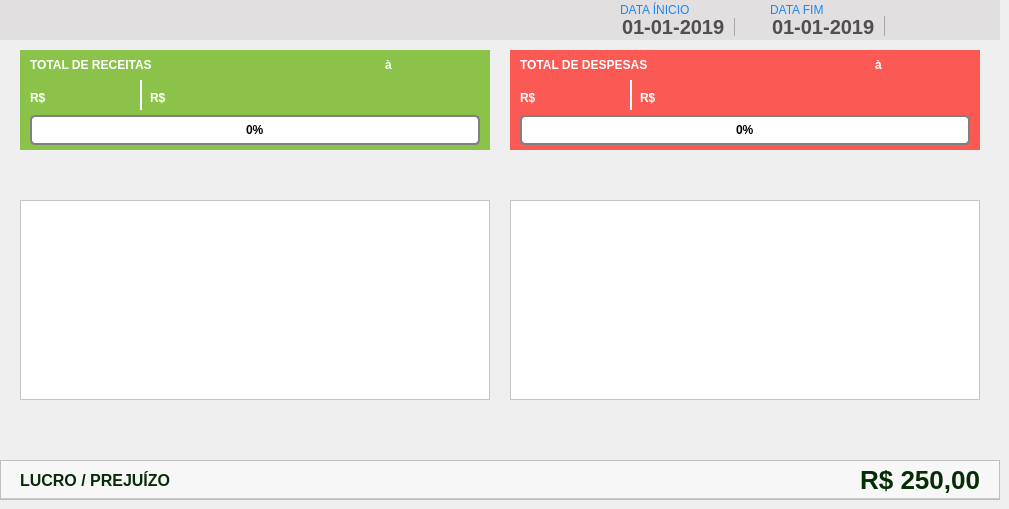
    <widget class="QWidget" name="tab_MovCaixa">
     <attribute name="icon">
      <iconset>
       <normaloff>../Images/home.png</normaloff>../Images/home.png</iconset>
     </attribute>
     <attribute name="title">
      <string>MOVIMENTO DE CAIXA</string>
     </attribute>
     <widget class="QFrame" name="fr_TopoMenuMovimento">
      <property name="geometry">
       <rect>
        <x>0</x>
        <y>0</y>
        <width>1000</width>
        <height>40</height>
       </rect>
      </property>
      <property name="styleSheet">
       <string notr="true">background:#E1DFE0;
border: none;</string>
      </property>
      <widget class="QPushButton" name="bt_BuscaMovimento">
       <property name="geometry">
        <rect>
         <x>920</x>
         <y>5</y>
         <width>30</width>
         <height>30</height>
        </rect>
       </property>
       <property name="font">
        <font>
         <family>Arial</family>
        </font>
       </property>
       <property name="cursor">
        <cursorShape>PointingHandCursor</cursorShape>
       </property>
       <property name="focusPolicy">
        <enum>Qt::NoFocus</enum>
       </property>
       <property name="contextMenuPolicy">
        <enum>Qt::NoContextMenu</enum>
       </property>
       <property name="toolTip">
        <string>BUSCAR</string>
       </property>
       <property name="styleSheet">
        <string notr="true"/>
       </property>
       <property name="text">
        <string/>
       </property>
      </widget>
      <widget class="QPushButton" name="bt_PrintMovimento">
       <property name="geometry">
        <rect>
         <x>960</x>
         <y>5</y>
         <width>30</width>
         <height>30</height>
        </rect>
       </property>
       <property name="font">
        <font>
         <family>Arial</family>
        </font>
       </property>
       <property name="cursor">
        <cursorShape>PointingHandCursor</cursorShape>
       </property>
       <property name="focusPolicy">
        <enum>Qt::NoFocus</enum>
       </property>
       <property name="contextMenuPolicy">
        <enum>Qt::NoContextMenu</enum>
       </property>
       <property name="toolTip">
        <string>IMPRIMIR</string>
       </property>
       <property name="text">
        <string/>
       </property>
      </widget>
      <widget class="QDateEdit" name="dt_InicioMovimento">
       <property name="geometry">
        <rect>
         <x>620</x>
         <y>16</y>
         <width>140</width>
         <height>20</height>
        </rect>
       </property>
       <property name="styleSheet">
        <string notr="true">QDateEdit {
background: #E1DFE0;
border: none;
font-family: &quot;Arial&quot;;
font-size: 20px;
font-weight: bold;
color: rgb(80,79,79)
}
 QDateEdit::drop-down {
     subcontrol-origin: padding;
     subcontrol-position: top right;
     width: 25px;
     border-left-width: 1px;
     border-left-color: darkgray;
     border-left-style: solid; /* just a single line */
     border-top-right-radius: 3px; /* same radius as the QComboBox */
     border-bottom-right-radius: 3px;
 }
QDateEdit::down-arrow {
     image: url("+self.resourcepath('Images/down.png')+");
 }
QCalendarWidget QAbstractItemView:enabled 
  {
border: none;
  	font-size:13px;  
  	color: #000;  
  	background-color: #F1F1F1;  
  	selection-background-color: rgb(64, 64, 64); 
  	selection-color: rgb(0, 255, 0); 
  }
QCalendarWidget QToolButton {
	border: none;
  	color: #000
  }

 QCalendarWidget QMenu {
  	width: 150px;
  	left: 20px;
  	color: white;
  	font-size: 18px;
  	background-color: rgb(100, 100, 100);
  }
QCalendarWidget QWidget#qt_calendar_navigationbar
{ 
border: none;
}</string>
       </property>
       <property name="minimumDate">
        <date>
         <year>2019</year>
         <month>1</month>
         <day>1</day>
        </date>
       </property>
       <property name="currentSection">
        <enum>QDateTimeEdit::DaySection</enum>
       </property>
       <property name="displayFormat">
        <string>dd-MM-yyyy</string>
       </property>
       <property name="calendarPopup">
        <bool>true</bool>
       </property>
       <property name="timeSpec">
        <enum>Qt::TimeZone</enum>
       </property>
      </widget>
      <widget class="QLabel" name="lb_FormVenda_21">
       <property name="geometry">
        <rect>
         <x>620</x>
         <y>2</y>
         <width>120</width>
         <height>16</height>
        </rect>
       </property>
       <property name="styleSheet">
        <string notr="true">QLabel{
font-size: 12px;
font-family: &quot;Arial Unicode MS&quot;;

color:#1E87F0;
border: none;
}</string>
       </property>
       <property name="text">
        <string>DATA ÍNICIO</string>
       </property>
      </widget>
      <widget class="QLabel" name="lb_FormVenda_22">
       <property name="geometry">
        <rect>
         <x>770</x>
         <y>2</y>
         <width>120</width>
         <height>16</height>
        </rect>
       </property>
       <property name="styleSheet">
        <string notr="true">QLabel{
font-size: 12px;
font-family: &quot;Arial Unicode MS&quot;;

color:#1E87F0;
border: none;
}</string>
       </property>
       <property name="text">
        <string>DATA FIM</string>
       </property>
      </widget>
      <widget class="QDateEdit" name="dt_FimMovimento">
       <property name="geometry">
        <rect>
         <x>770</x>
         <y>16</y>
         <width>140</width>
         <height>20</height>
        </rect>
       </property>
       <property name="styleSheet">
        <string notr="true">QDateEdit {
background: #E1DFE0;
border: none;
font-family: &quot;Arial&quot;;
font-size: 20px;
font-weight: bold;
color: rgb(80,79,79)
}
 QDateEdit::drop-down {
     subcontrol-origin: padding;
     subcontrol-position: top right;
     width: 25px;
     border-left-width: 1px;
     border-left-color: darkgray;
     border-left-style: solid; /* just a single line */
     border-top-right-radius: 3px; /* same radius as the QComboBox */
     border-bottom-right-radius: 3px;
 }
QDateEdit::down-arrow {
     image: url("+self.resourcepath('Images/down.png')+");
 }
QCalendarWidget QAbstractItemView:enabled 
  {
border: none;
  	font-size:13px;  
  	color: #000;  
  	background-color: #F1F1F1;  
  	selection-background-color: rgb(64, 64, 64); 
  	selection-color: rgb(0, 255, 0); 
  }
QCalendarWidget QToolButton {
	border: none;
  	color: #000
  }

 QCalendarWidget QMenu {
  	width: 150px;
  	left: 20px;
  	color: white;
  	font-size: 18px;
  	background-color: rgb(100, 100, 100);
  }
QCalendarWidget QWidget#qt_calendar_navigationbar
{ 
border: none;
}</string>
       </property>
       <property name="buttonSymbols">
        <enum>QAbstractSpinBox::PlusMinus</enum>
       </property>
       <property name="minimumDate">
        <date>
         <year>2019</year>
         <month>1</month>
         <day>1</day>
        </date>
       </property>
       <property name="displayFormat">
        <string>dd-MM-yyyy</string>
       </property>
       <property name="calendarPopup">
        <bool>true</bool>
       </property>
      </widget>
     </widget>
     <widget class="QFrame" name="fr_Receita">
      <property name="geometry">
       <rect>
        <x>20</x>
        <y>50</y>
        <width>470</width>
        <height>100</height>
       </rect>
      </property>
      <property name="styleSheet">
       <string notr="true">QFrame {
background: rgba(139, 194, 74, 100%);
border: none;
}
</string>
      </property>
      <property name="frameShape">
       <enum>QFrame::StyledPanel</enum>
      </property>
      <property name="frameShadow">
       <enum>QFrame::Raised</enum>
      </property>
      <widget class="QProgressBar" name="pr_receita">
       <property name="geometry">
        <rect>
         <x>10</x>
         <y>65</y>
         <width>450</width>
         <height>30</height>
        </rect>
       </property>
       <property name="styleSheet">
        <string notr="true">QProgressBar {
     border: 2px solid grey;
     border-radius: 5px;
    text-align: center;
	font: 14px &quot;Tahoma&quot;;
	font-weight: bold;
	color: #000;
	background-color: #FFF

 }
 QProgressBar::chunk {
     background: rgb(122, 179, 46, 60%);
     width: 8px;
     margin: 0.5px;
	border-radius: 3px
 }</string>
       </property>
       <property name="value">
        <number>0</number>
       </property>
      </widget>
      <widget class="QLabel" name="lb_FormVenda_20">
       <property name="geometry">
        <rect>
         <x>10</x>
         <y>5</y>
         <width>150</width>
         <height>20</height>
        </rect>
       </property>
       <property name="layoutDirection">
        <enum>Qt::LeftToRight</enum>
       </property>
       <property name="styleSheet">
        <string notr="true">QLabel{
font-size: 12px;
font-family: &quot;Arial&quot;;
font-weight: bold;
color: #FFF;
border: none;
background: none
}</string>
       </property>
       <property name="text">
        <string>TOTAL DE RECEITAS</string>
       </property>
       <property name="alignment">
        <set>Qt::AlignLeading|Qt::AlignLeft|Qt::AlignVCenter</set>
       </property>
      </widget>
      <widget class="QLabel" name="label_3">
       <property name="geometry">
        <rect>
         <x>10</x>
         <y>35</y>
         <width>25</width>
         <height>20</height>
        </rect>
       </property>
       <property name="styleSheet">
        <string notr="true">background: none;
border-radius: 2px;
color: #000;
font: 18px &quot;Arial&quot; ;
font-weight: bold;
color: #FFF;
</string>
       </property>
       <property name="text">
        <string>R$</string>
       </property>
       <property name="alignment">
        <set>Qt::AlignBottom|Qt::AlignLeading|Qt::AlignLeft</set>
       </property>
      </widget>
      <widget class="QLabel" name="lb_entradaRecebido">
       <property name="geometry">
        <rect>
         <x>35</x>
         <y>30</y>
         <width>100</width>
         <height>25</height>
        </rect>
       </property>
       <property name="styleSheet">
        <string notr="true">background: none;
border-radius: 2px;
color: #000;
font: 25px &quot;Arial&quot; ;

color: #FFF;
</string>
       </property>
       <property name="text">
        <string/>
       </property>
      </widget>
      <widget class="QLabel" name="lb_entradaPendente">
       <property name="geometry">
        <rect>
         <x>155</x>
         <y>30</y>
         <width>100</width>
         <height>25</height>
        </rect>
       </property>
       <property name="styleSheet">
        <string notr="true">background: none;
border-radius: 2px;
color: #000;
font: 25px &quot;Arial&quot; ;

color: #FFF;
</string>
       </property>
       <property name="text">
        <string/>
       </property>
      </widget>
      <widget class="QLabel" name="label_8">
       <property name="geometry">
        <rect>
         <x>130</x>
         <y>35</y>
         <width>25</width>
         <height>20</height>
        </rect>
       </property>
       <property name="styleSheet">
        <string notr="true">background: none;
border-radius: 2px;
color: #000;
font: 18px &quot;Arial&quot; ;
font-weight: bold;
color: #FFF;
</string>
       </property>
       <property name="text">
        <string>R$</string>
       </property>
       <property name="alignment">
        <set>Qt::AlignBottom|Qt::AlignLeading|Qt::AlignLeft</set>
       </property>
      </widget>
      <widget class="Line" name="line">
       <property name="geometry">
        <rect>
         <x>120</x>
         <y>30</y>
         <width>2</width>
         <height>30</height>
        </rect>
       </property>
       <property name="styleSheet">
        <string notr="true">background: #FFF</string>
       </property>
       <property name="orientation">
        <enum>Qt::Vertical</enum>
       </property>
      </widget>
      <widget class="QLabel" name="lb_inicioMovimento">
       <property name="geometry">
        <rect>
         <x>280</x>
         <y>5</y>
         <width>80</width>
         <height>20</height>
        </rect>
       </property>
       <property name="styleSheet">
        <string notr="true">QLabel{
font-size: 15px;
font-family: &quot;Arial&quot;;
font-weight: bold;
color: #FFF;
border: none;
background: none
}</string>
       </property>
       <property name="text">
        <string/>
       </property>
      </widget>
      <widget class="QLabel" name="label_2">
       <property name="geometry">
        <rect>
         <x>365</x>
         <y>5</y>
         <width>10</width>
         <height>20</height>
        </rect>
       </property>
       <property name="styleSheet">
        <string notr="true">QLabel{
font-size: 12px;
font-family: &quot;Arial&quot;;
font-weight: bold;
color: #FFF;
border: none;
background: none
}</string>
       </property>
       <property name="text">
        <string>à</string>
       </property>
      </widget>
      <widget class="QLabel" name="lb_fimMovimento">
       <property name="geometry">
        <rect>
         <x>380</x>
         <y>5</y>
         <width>80</width>
         <height>20</height>
        </rect>
       </property>
       <property name="styleSheet">
        <string notr="true">QLabel{
font-size: 15px;
font-family: &quot;Arial&quot;;
font-weight: bold;
color: #FFF;
border: none;
background: none
}</string>
       </property>
       <property name="text">
        <string/>
       </property>
      </widget>
     </widget>
     <widget class="QFrame" name="fr_Despesa">
      <property name="geometry">
       <rect>
        <x>510</x>
        <y>50</y>
        <width>470</width>
        <height>100</height>
       </rect>
      </property>
      <property name="styleSheet">
       <string notr="true">QFrame {
background: rgba(251, 90, 84, 100%);
border: none;


}</string>
      </property>
      <property name="frameShape">
       <enum>QFrame::StyledPanel</enum>
      </property>
      <property name="frameShadow">
       <enum>QFrame::Raised</enum>
      </property>
      <widget class="QProgressBar" name="pr_despesa">
       <property name="geometry">
        <rect>
         <x>10</x>
         <y>65</y>
         <width>450</width>
         <height>30</height>
        </rect>
       </property>
       <property name="styleSheet">
        <string notr="true">QProgressBar {
     border: 2px solid grey;
     border-radius: 5px;
    text-align: center;
	font: 14px &quot;Tahoma&quot;;
	font-weight: bold;
	color: #000;
	background: #FFF 

 }
 QProgressBar::chunk {
     background: rgb(251, 90, 84, 60%);
     width: 8px;
     margin: 0.5px;
	border-radius: 3px
 }</string>
       </property>
       <property name="value">
        <number>0</number>
       </property>
       <property name="format">
        <string>%p%</string>
       </property>
      </widget>
      <widget class="QLabel" name="lb_FormVenda_23">
       <property name="geometry">
        <rect>
         <x>10</x>
         <y>5</y>
         <width>150</width>
         <height>20</height>
        </rect>
       </property>
       <property name="layoutDirection">
        <enum>Qt::LeftToRight</enum>
       </property>
       <property name="styleSheet">
        <string notr="true">QLabel{
font-size: 12px;
font-family: &quot;Arial&quot;;
font-weight: bold;
color: #FFF;
border: none;
background: none
}</string>
       </property>
       <property name="text">
        <string>TOTAL DE DESPESAS</string>
       </property>
       <property name="alignment">
        <set>Qt::AlignLeading|Qt::AlignLeft|Qt::AlignVCenter</set>
       </property>
      </widget>
      <widget class="QLabel" name="label_5">
       <property name="geometry">
        <rect>
         <x>10</x>
         <y>35</y>
         <width>25</width>
         <height>20</height>
        </rect>
       </property>
       <property name="styleSheet">
        <string notr="true">background: none;
border-radius: 2px;
color: #000;
font: 18px &quot;Arial&quot; ;
font-weight: bold;
color: #FFF;
</string>
       </property>
       <property name="text">
        <string>R$</string>
       </property>
       <property name="alignment">
        <set>Qt::AlignBottom|Qt::AlignLeading|Qt::AlignLeft</set>
       </property>
      </widget>
      <widget class="QLabel" name="lb_despesaPaga">
       <property name="geometry">
        <rect>
         <x>35</x>
         <y>30</y>
         <width>100</width>
         <height>25</height>
        </rect>
       </property>
       <property name="styleSheet">
        <string notr="true">background: none;
border-radius: 2px;
color: #000;
font: 25px &quot;Arial&quot; ;

color: #FFF;
</string>
       </property>
       <property name="text">
        <string/>
       </property>
      </widget>
      <widget class="Line" name="line_2">
       <property name="geometry">
        <rect>
         <x>120</x>
         <y>30</y>
         <width>2</width>
         <height>30</height>
        </rect>
       </property>
       <property name="styleSheet">
        <string notr="true">background: #FFF</string>
       </property>
       <property name="orientation">
        <enum>Qt::Vertical</enum>
       </property>
      </widget>
      <widget class="QLabel" name="lb_despesaAPagar">
       <property name="geometry">
        <rect>
         <x>155</x>
         <y>30</y>
         <width>100</width>
         <height>25</height>
        </rect>
       </property>
       <property name="styleSheet">
        <string notr="true">background: none;
border-radius: 2px;
color: #000;
font: 25px &quot;Arial&quot; ;

color: #FFF;
</string>
       </property>
       <property name="text">
        <string/>
       </property>
      </widget>
      <widget class="QLabel" name="label_9">
       <property name="geometry">
        <rect>
         <x>130</x>
         <y>35</y>
         <width>25</width>
         <height>20</height>
        </rect>
       </property>
       <property name="styleSheet">
        <string notr="true">background: none;
border-radius: 2px;
color: #000;
font: 18px &quot;Arial&quot; ;
font-weight: bold;
color: #FFF;
</string>
       </property>
       <property name="text">
        <string>R$</string>
       </property>
       <property name="alignment">
        <set>Qt::AlignBottom|Qt::AlignLeading|Qt::AlignLeft</set>
       </property>
      </widget>
      <widget class="QLabel" name="lb_fimDespesa">
       <property name="geometry">
        <rect>
         <x>380</x>
         <y>5</y>
         <width>80</width>
         <height>20</height>
        </rect>
       </property>
       <property name="styleSheet">
        <string notr="true">QLabel{
font-size: 15px;
font-family: &quot;Arial&quot;;
font-weight: bold;
color: #FFF;
border: none;
background: none
}</string>
       </property>
       <property name="text">
        <string/>
       </property>
      </widget>
      <widget class="QLabel" name="label_11">
       <property name="geometry">
        <rect>
         <x>365</x>
         <y>5</y>
         <width>10</width>
         <height>20</height>
        </rect>
       </property>
       <property name="styleSheet">
        <string notr="true">QLabel{
font-size: 12px;
font-family: &quot;Arial&quot;;
font-weight: bold;
color: #FFF;
border: none;
background: none
}</string>
       </property>
       <property name="text">
        <string>à</string>
       </property>
      </widget>
      <widget class="QLabel" name="lb_inicioDespesa">
       <property name="geometry">
        <rect>
         <x>280</x>
         <y>5</y>
         <width>80</width>
         <height>20</height>
        </rect>
       </property>
       <property name="styleSheet">
        <string notr="true">QLabel{
font-size: 15px;
font-family: &quot;Arial&quot;;
font-weight: bold;
color: #FFF;
border: none;
background: none
}</string>
       </property>
       <property name="text">
        <string/>
       </property>
      </widget>
     </widget>
     <widget class="QTableWidget" name="tb_receita">
      <property name="geometry">
       <rect>
        <x>20</x>
        <y>200</y>
        <width>470</width>
        <height>200</height>
       </rect>
      </property>
      <property name="styleSheet">
       <string notr="true">QTableView{
color: #797979;
font-weight: bold;
font-size: 13px;
background: #FFF;
padding: 0 0 0 5px;
}
</string>
      </property>
      <property name="verticalScrollBarPolicy">
       <enum>Qt::ScrollBarAlwaysOff</enum>
      </property>
      <property name="horizontalScrollBarPolicy">
       <enum>Qt::ScrollBarAlwaysOff</enum>
      </property>
      <property name="editTriggers">
       <set>QAbstractItemView::NoEditTriggers</set>
      </property>
      <property name="tabKeyNavigation">
       <bool>false</bool>
      </property>
      <property name="showDropIndicator" stdset="0">
       <bool>false</bool>
      </property>
      <property name="dragDropOverwriteMode">
       <bool>false</bool>
      </property>
      <property name="alternatingRowColors">
       <bool>true</bool>
      </property>
      <property name="selectionMode">
       <enum>QAbstractItemView::NoSelection</enum>
      </property>
      <property name="showGrid">
       <bool>false</bool>
      </property>
      <property name="rowCount">
       <number>0</number>
      </property>
      <attribute name="horizontalHeaderVisible">
       <bool>false</bool>
      </attribute>
      <attribute name="horizontalHeaderDefaultSectionSize">
       <number>200</number>
      </attribute>
      <attribute name="horizontalHeaderStretchLastSection">
       <bool>true</bool>
      </attribute>
      <attribute name="verticalHeaderVisible">
       <bool>false</bool>
      </attribute>
      <attribute name="verticalHeaderDefaultSectionSize">
       <number>25</number>
      </attribute>
      <column>
       <property name="text">
        <string>New Column</string>
       </property>
      </column>
      <column>
       <property name="text">
        <string>New Column</string>
       </property>
      </column>
     </widget>
     <widget class="QTableWidget" name="tb_despesa">
      <property name="geometry">
       <rect>
        <x>510</x>
        <y>200</y>
        <width>470</width>
        <height>200</height>
       </rect>
      </property>
      <property name="styleSheet">
       <string notr="true">QTableView{
color: #797979;
font-weight: bold;
font-size: 13px;
background: #FFF;
padding: 0 0 0 5px;
}
</string>
      </property>
      <property name="verticalScrollBarPolicy">
       <enum>Qt::ScrollBarAlwaysOff</enum>
      </property>
      <property name="horizontalScrollBarPolicy">
       <enum>Qt::ScrollBarAlwaysOff</enum>
      </property>
      <property name="editTriggers">
       <set>QAbstractItemView::NoEditTriggers</set>
      </property>
      <property name="tabKeyNavigation">
       <bool>false</bool>
      </property>
      <property name="showDropIndicator" stdset="0">
       <bool>false</bool>
      </property>
      <property name="dragDropOverwriteMode">
       <bool>false</bool>
      </property>
      <property name="alternatingRowColors">
       <bool>true</bool>
      </property>
      <property name="selectionMode">
       <enum>QAbstractItemView::NoSelection</enum>
      </property>
      <property name="showGrid">
       <bool>false</bool>
      </property>
      <property name="rowCount">
       <number>1</number>
      </property>
      <attribute name="horizontalHeaderVisible">
       <bool>false</bool>
      </attribute>
      <attribute name="horizontalHeaderDefaultSectionSize">
       <number>200</number>
      </attribute>
      <attribute name="horizontalHeaderStretchLastSection">
       <bool>true</bool>
      </attribute>
      <attribute name="verticalHeaderVisible">
       <bool>false</bool>
      </attribute>
      <attribute name="verticalHeaderDefaultSectionSize">
       <number>25</number>
      </attribute>
      <row/>
      <column>
       <property name="text">
        <string>New Column</string>
       </property>
      </column>
      <column>
       <property name="text">
        <string>New Column</string>
       </property>
      </column>
     </widget>
     <widget class="QFrame" name="frame">
      <property name="geometry">
       <rect>
        <x>0</x>
        <y>460</y>
        <width>1000</width>
        <height>40</height>
       </rect>
      </property>
      <property name="styleSheet">
       <string notr="true">border-bottom: 2px solid #CCC;
background: #F7F7F7</string>
      </property>
      <property name="frameShape">
       <enum>QFrame::StyledPanel</enum>
      </property>
      <property name="frameShadow">
       <enum>QFrame::Raised</enum>
      </property>
      <widget class="QLabel" name="label">
       <property name="geometry">
        <rect>
         <x>20</x>
         <y>10</y>
         <width>200</width>
         <height>20</height>
        </rect>
       </property>
       <property name="styleSheet">
        <string notr="true">QLabel{
font-size: 16px;
font-family: &quot;Arial&quot;;
font-weight: bold;
color: #072D06;
border: none;
background: none
}</string>
       </property>
       <property name="text">
        <string>LUCRO / PREJUÍZO</string>
       </property>
      </widget>
      <widget class="QLabel" name="lb_totalMovimento">
       <property name="geometry">
        <rect>
         <x>830</x>
         <y>5</y>
         <width>150</width>
         <height>30</height>
        </rect>
       </property>
       <property name="styleSheet">
        <string notr="true">QLabel{
font-size: 26px;
font-family: &quot;Arial&quot;;
font-weight: bold;
color: #072D06;
border: none;
background: none
}</string>
       </property>
       <property name="text">
        <string>R$ 250,00</string>
       </property>
       <property name="alignment">
        <set>Qt::AlignRight|Qt::AlignTrailing|Qt::AlignVCenter</set>
       </property>
      </widget>
     </widget>
    </widget>
